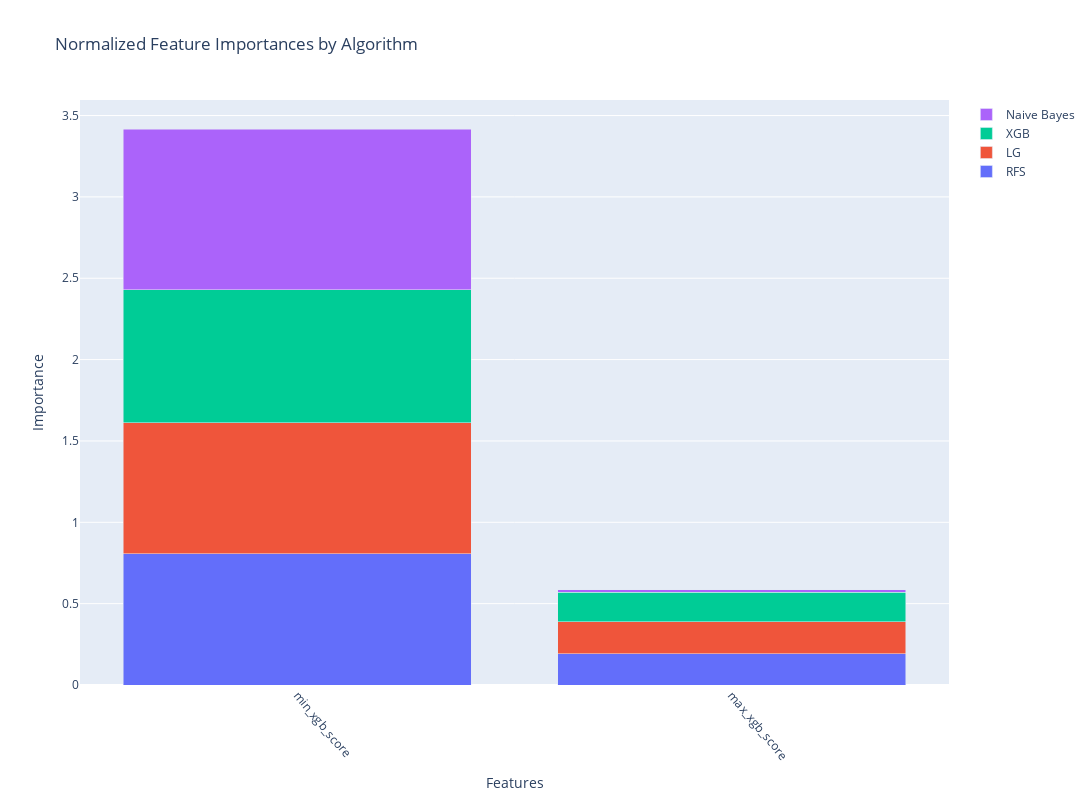

The cell this chart's notebook holds for it:
### Code cell
models = ['naive_bayes', 'xgboost', 'random_forest', 'logistic_regression']

optimizer = ModelOptimizer(models, Xtrain, Ytrain, n_trials=iterations, early_stopping_rounds=10)
best_params, best_models = optimizer.run_models()
print("Best parameters:", best_params)

evaluator = ModelEvaluator(Xtrain, Ytrain, Xval, Yval, Xtest, Ytest, best_models)
evaluator.evaluate_models()
evaluator.plot_roc_curves()

feature_importance = FeatureImportance(forforsta[['Ever90','min_xgb_score','max_xgb_score']], best_models, run_correlation_cluster=True)
feature_importance.calculate_importances()
feature_importance.calculate_cumulative_importance()
features_to_keep, features_to_discard = feature_importance.find_highly_correlated_features()

print("Features to keep:", features_to_keep)
print("Features to discard:", features_to_discard)

sorted_features, non_zero_features = feature_importance.plot_importances()

# Filter away highly correlated features and take away the absolute worst
filtered_list = [item for item in sorted_features if item not in features_to_discard]
SelectionOne = filtered_list[:40]

print("Non-zero features:", non_zero_features)

### Figure 1 — Plotly figure (JSON) as saved in the notebook; plotly's stock layout.template omitted (floating-point values rounded to 4 significant figures)
{"data": [{"name": "RFS", "type": "bar", "x": ["min_xgb_score", "max_xgb_score"], "y": [0.808, 0.192]}, {"name": "LG", "type": "bar", "x": ["min_xgb_score", "max_xgb_score"], "y": [0.8033, 0.1967]}, {"name": "XGB", "type": "bar", "x": ["min_xgb_score", "max_xgb_score"], "y": [0.8179, 0.1821]}, {"name": "Naive Bayes", "type": "bar", "x": ["min_xgb_score", "max_xgb_score"], "y": [0.9865, 0.01347]}], "layout": {"barmode": "stack", "height": 800, "title": {"text": "Normalized Feature Importances by Algorithm"}, "width": 2800, "xaxis": {"categoryorder": "total descending", "tickangle": 50, "title": {"text": "Features"}}, "yaxis": {"title": {"text": "Importance"}}}}
